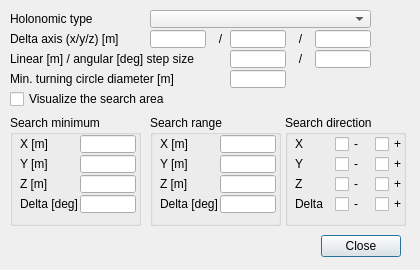
<?xml version="1.0" encoding="UTF-8"?>
<ui version="4.0">
 <class>CQDlgPathPlanningParams</class>
 <widget class="QDialog" name="CQDlgPathPlanningParams">
  <property name="geometry">
   <rect>
    <x>0</x>
    <y>0</y>
    <width>420</width>
    <height>270</height>
   </rect>
  </property>
  <property name="windowTitle">
   <string>Path Planning Task Parameters</string>
  </property>
  <property name="locale">
   <locale language="English" country="UnitedStates"/>
  </property>
  <widget class="QComboBox" name="qqHoloTypeCombo">
   <property name="geometry">
    <rect>
     <x>150</x>
     <y>10</y>
     <width>221</width>
     <height>18</height>
    </rect>
   </property>
  </widget>
  <widget class="QLineEdit" name="qqStepSizeA">
   <property name="geometry">
    <rect>
     <x>315</x>
     <y>50</y>
     <width>56</width>
     <height>18</height>
    </rect>
   </property>
  </widget>
  <widget class="QLabel" name="label_13">
   <property name="geometry">
    <rect>
     <x>10</x>
     <y>70</y>
     <width>221</width>
     <height>18</height>
    </rect>
   </property>
   <property name="text">
    <string>Min. turning circle diameter [m]</string>
   </property>
  </widget>
  <widget class="QLabel" name="label_8">
   <property name="geometry">
    <rect>
     <x>10</x>
     <y>30</y>
     <width>141</width>
     <height>18</height>
    </rect>
   </property>
   <property name="text">
    <string>Delta axis (x/y/z) [m]</string>
   </property>
  </widget>
  <widget class="QLabel" name="label_11">
   <property name="geometry">
    <rect>
     <x>10</x>
     <y>50</y>
     <width>221</width>
     <height>18</height>
    </rect>
   </property>
   <property name="text">
    <string>Linear [m] / angular [deg] step size</string>
   </property>
  </widget>
  <widget class="QLineEdit" name="qqMinTurningCircle">
   <property name="geometry">
    <rect>
     <x>230</x>
     <y>70</y>
     <width>56</width>
     <height>18</height>
    </rect>
   </property>
  </widget>
  <widget class="QLabel" name="label_7">
   <property name="geometry">
    <rect>
     <x>10</x>
     <y>10</y>
     <width>141</width>
     <height>18</height>
    </rect>
   </property>
   <property name="text">
    <string>Holonomic type</string>
   </property>
  </widget>
  <widget class="QLabel" name="label_9">
   <property name="geometry">
    <rect>
     <x>210</x>
     <y>30</y>
     <width>21</width>
     <height>18</height>
    </rect>
   </property>
   <property name="text">
    <string>/</string>
   </property>
   <property name="alignment">
    <set>Qt::AlignCenter</set>
   </property>
  </widget>
  <widget class="QLabel" name="label_10">
   <property name="geometry">
    <rect>
     <x>290</x>
     <y>30</y>
     <width>21</width>
     <height>18</height>
    </rect>
   </property>
   <property name="text">
    <string>/</string>
   </property>
   <property name="alignment">
    <set>Qt::AlignCenter</set>
   </property>
  </widget>
  <widget class="QLineEdit" name="qqStepSizeL">
   <property name="geometry">
    <rect>
     <x>230</x>
     <y>50</y>
     <width>56</width>
     <height>18</height>
    </rect>
   </property>
  </widget>
  <widget class="QLineEdit" name="qqdeltaZ">
   <property name="geometry">
    <rect>
     <x>315</x>
     <y>30</y>
     <width>56</width>
     <height>18</height>
    </rect>
   </property>
  </widget>
  <widget class="QLineEdit" name="qqDeltaY">
   <property name="geometry">
    <rect>
     <x>230</x>
     <y>30</y>
     <width>56</width>
     <height>18</height>
    </rect>
   </property>
  </widget>
  <widget class="QLabel" name="label_12">
   <property name="geometry">
    <rect>
     <x>290</x>
     <y>50</y>
     <width>21</width>
     <height>18</height>
    </rect>
   </property>
   <property name="text">
    <string>/</string>
   </property>
   <property name="alignment">
    <set>Qt::AlignCenter</set>
   </property>
  </widget>
  <widget class="QLineEdit" name="qqDeltaX">
   <property name="geometry">
    <rect>
     <x>150</x>
     <y>30</y>
     <width>56</width>
     <height>18</height>
    </rect>
   </property>
  </widget>
  <widget class="QGroupBox" name="groupBox">
   <property name="geometry">
    <rect>
     <x>10</x>
     <y>115</y>
     <width>131</width>
     <height>111</height>
    </rect>
   </property>
   <property name="title">
    <string>Search minimum</string>
   </property>
   <property name="flat">
    <bool>false</bool>
   </property>
   <widget class="QLabel" name="label_14">
    <property name="geometry">
     <rect>
      <x>10</x>
      <y>20</y>
      <width>61</width>
      <height>18</height>
     </rect>
    </property>
    <property name="text">
     <string>X [m]</string>
    </property>
   </widget>
   <widget class="QLineEdit" name="qqMinX">
    <property name="geometry">
     <rect>
      <x>70</x>
      <y>20</y>
      <width>56</width>
      <height>18</height>
     </rect>
    </property>
   </widget>
   <widget class="QLabel" name="label_15">
    <property name="geometry">
     <rect>
      <x>10</x>
      <y>40</y>
      <width>61</width>
      <height>18</height>
     </rect>
    </property>
    <property name="text">
     <string>Y [m]</string>
    </property>
   </widget>
   <widget class="QLineEdit" name="qqMinY">
    <property name="geometry">
     <rect>
      <x>70</x>
      <y>40</y>
      <width>56</width>
      <height>18</height>
     </rect>
    </property>
   </widget>
   <widget class="QLabel" name="label_16">
    <property name="geometry">
     <rect>
      <x>10</x>
      <y>60</y>
      <width>61</width>
      <height>18</height>
     </rect>
    </property>
    <property name="text">
     <string>Z [m]</string>
    </property>
   </widget>
   <widget class="QLineEdit" name="qqMinZ">
    <property name="geometry">
     <rect>
      <x>70</x>
      <y>60</y>
      <width>56</width>
      <height>18</height>
     </rect>
    </property>
   </widget>
   <widget class="QLabel" name="label_17">
    <property name="geometry">
     <rect>
      <x>10</x>
      <y>80</y>
      <width>61</width>
      <height>18</height>
     </rect>
    </property>
    <property name="text">
     <string>Delta [deg]</string>
    </property>
   </widget>
   <widget class="QLineEdit" name="qqMinD">
    <property name="geometry">
     <rect>
      <x>70</x>
      <y>80</y>
      <width>56</width>
      <height>18</height>
     </rect>
    </property>
   </widget>
  </widget>
  <widget class="QGroupBox" name="groupBox_2">
   <property name="geometry">
    <rect>
     <x>150</x>
     <y>115</y>
     <width>131</width>
     <height>111</height>
    </rect>
   </property>
   <property name="title">
    <string>Search range</string>
   </property>
   <property name="flat">
    <bool>false</bool>
   </property>
   <widget class="QLabel" name="label_18">
    <property name="geometry">
     <rect>
      <x>10</x>
      <y>20</y>
      <width>61</width>
      <height>18</height>
     </rect>
    </property>
    <property name="text">
     <string>X [m]</string>
    </property>
   </widget>
   <widget class="QLineEdit" name="qqMinX_2">
    <property name="geometry">
     <rect>
      <x>70</x>
      <y>20</y>
      <width>56</width>
      <height>18</height>
     </rect>
    </property>
   </widget>
   <widget class="QLabel" name="label_19">
    <property name="geometry">
     <rect>
      <x>10</x>
      <y>40</y>
      <width>61</width>
      <height>18</height>
     </rect>
    </property>
    <property name="text">
     <string>Y [m]</string>
    </property>
   </widget>
   <widget class="QLineEdit" name="qqMinY_2">
    <property name="geometry">
     <rect>
      <x>70</x>
      <y>40</y>
      <width>56</width>
      <height>18</height>
     </rect>
    </property>
   </widget>
   <widget class="QLabel" name="label_20">
    <property name="geometry">
     <rect>
      <x>10</x>
      <y>60</y>
      <width>61</width>
      <height>18</height>
     </rect>
    </property>
    <property name="text">
     <string>Z [m]</string>
    </property>
   </widget>
   <widget class="QLineEdit" name="qqMinZ_2">
    <property name="geometry">
     <rect>
      <x>70</x>
      <y>60</y>
      <width>56</width>
      <height>18</height>
     </rect>
    </property>
   </widget>
   <widget class="QLabel" name="label_21">
    <property name="geometry">
     <rect>
      <x>10</x>
      <y>80</y>
      <width>61</width>
      <height>18</height>
     </rect>
    </property>
    <property name="text">
     <string>Delta [deg]</string>
    </property>
   </widget>
   <widget class="QLineEdit" name="qqMinD_2">
    <property name="geometry">
     <rect>
      <x>70</x>
      <y>80</y>
      <width>56</width>
      <height>18</height>
     </rect>
    </property>
   </widget>
  </widget>
  <widget class="QGroupBox" name="groupBox_3">
   <property name="geometry">
    <rect>
     <x>285</x>
     <y>115</y>
     <width>121</width>
     <height>111</height>
    </rect>
   </property>
   <property name="title">
    <string>Search direction</string>
   </property>
   <property name="flat">
    <bool>false</bool>
   </property>
   <widget class="QLabel" name="label_22">
    <property name="geometry">
     <rect>
      <x>10</x>
      <y>20</y>
      <width>31</width>
      <height>18</height>
     </rect>
    </property>
    <property name="text">
     <string>X</string>
    </property>
   </widget>
   <widget class="QLabel" name="label_23">
    <property name="geometry">
     <rect>
      <x>10</x>
      <y>40</y>
      <width>31</width>
      <height>18</height>
     </rect>
    </property>
    <property name="text">
     <string>Y</string>
    </property>
   </widget>
   <widget class="QLabel" name="label_24">
    <property name="geometry">
     <rect>
      <x>10</x>
      <y>60</y>
      <width>41</width>
      <height>18</height>
     </rect>
    </property>
    <property name="text">
     <string>Z</string>
    </property>
   </widget>
   <widget class="QLabel" name="label_25">
    <property name="geometry">
     <rect>
      <x>10</x>
      <y>80</y>
      <width>41</width>
      <height>18</height>
     </rect>
    </property>
    <property name="text">
     <string>Delta</string>
    </property>
   </widget>
   <widget class="QCheckBox" name="qqPlusX">
    <property name="geometry">
     <rect>
      <x>90</x>
      <y>20</y>
      <width>41</width>
      <height>18</height>
     </rect>
    </property>
    <property name="focusPolicy">
     <enum>Qt::StrongFocus</enum>
    </property>
    <property name="text">
     <string>+</string>
    </property>
   </widget>
   <widget class="QCheckBox" name="qqMinusX">
    <property name="geometry">
     <rect>
      <x>50</x>
      <y>20</y>
      <width>41</width>
      <height>18</height>
     </rect>
    </property>
    <property name="focusPolicy">
     <enum>Qt::StrongFocus</enum>
    </property>
    <property name="text">
     <string>-</string>
    </property>
   </widget>
   <widget class="QCheckBox" name="qqPlusY">
    <property name="geometry">
     <rect>
      <x>90</x>
      <y>40</y>
      <width>41</width>
      <height>18</height>
     </rect>
    </property>
    <property name="focusPolicy">
     <enum>Qt::StrongFocus</enum>
    </property>
    <property name="text">
     <string>+</string>
    </property>
   </widget>
   <widget class="QCheckBox" name="qqMinusY">
    <property name="geometry">
     <rect>
      <x>50</x>
      <y>40</y>
      <width>41</width>
      <height>18</height>
     </rect>
    </property>
    <property name="focusPolicy">
     <enum>Qt::StrongFocus</enum>
    </property>
    <property name="text">
     <string>-</string>
    </property>
   </widget>
   <widget class="QCheckBox" name="qqPlusZ">
    <property name="geometry">
     <rect>
      <x>90</x>
      <y>60</y>
      <width>41</width>
      <height>18</height>
     </rect>
    </property>
    <property name="focusPolicy">
     <enum>Qt::StrongFocus</enum>
    </property>
    <property name="text">
     <string>+</string>
    </property>
   </widget>
   <widget class="QCheckBox" name="qqMinusZ">
    <property name="geometry">
     <rect>
      <x>50</x>
      <y>60</y>
      <width>41</width>
      <height>18</height>
     </rect>
    </property>
    <property name="focusPolicy">
     <enum>Qt::StrongFocus</enum>
    </property>
    <property name="text">
     <string>-</string>
    </property>
   </widget>
   <widget class="QCheckBox" name="qqPlusD">
    <property name="geometry">
     <rect>
      <x>90</x>
      <y>80</y>
      <width>41</width>
      <height>18</height>
     </rect>
    </property>
    <property name="focusPolicy">
     <enum>Qt::StrongFocus</enum>
    </property>
    <property name="text">
     <string>+</string>
    </property>
   </widget>
   <widget class="QCheckBox" name="qqMinusD">
    <property name="geometry">
     <rect>
      <x>50</x>
      <y>80</y>
      <width>41</width>
      <height>18</height>
     </rect>
    </property>
    <property name="focusPolicy">
     <enum>Qt::StrongFocus</enum>
    </property>
    <property name="text">
     <string>-</string>
    </property>
   </widget>
  </widget>
  <widget class="QCheckBox" name="qqVisualizeArea">
   <property name="geometry">
    <rect>
     <x>10</x>
     <y>90</y>
     <width>191</width>
     <height>18</height>
    </rect>
   </property>
   <property name="focusPolicy">
    <enum>Qt::StrongFocus</enum>
   </property>
   <property name="text">
    <string>Visualize the search area</string>
   </property>
  </widget>
  <widget class="QDialogButtonBox" name="qqClose">
   <property name="geometry">
    <rect>
     <x>10</x>
     <y>230</y>
     <width>391</width>
     <height>32</height>
    </rect>
   </property>
   <property name="standardButtons">
    <set>QDialogButtonBox::Close</set>
   </property>
  </widget>
 </widget>
 <tabstops>
  <tabstop>qqHoloTypeCombo</tabstop>
  <tabstop>qqDeltaX</tabstop>
  <tabstop>qqDeltaY</tabstop>
  <tabstop>qqdeltaZ</tabstop>
  <tabstop>qqStepSizeL</tabstop>
  <tabstop>qqStepSizeA</tabstop>
  <tabstop>qqMinTurningCircle</tabstop>
  <tabstop>qqVisualizeArea</tabstop>
  <tabstop>qqMinX</tabstop>
  <tabstop>qqMinY</tabstop>
  <tabstop>qqMinZ</tabstop>
  <tabstop>qqMinD</tabstop>
  <tabstop>qqMinX_2</tabstop>
  <tabstop>qqMinY_2</tabstop>
  <tabstop>qqMinZ_2</tabstop>
  <tabstop>qqMinD_2</tabstop>
  <tabstop>qqMinusX</tabstop>
  <tabstop>qqPlusX</tabstop>
  <tabstop>qqMinusY</tabstop>
  <tabstop>qqPlusY</tabstop>
  <tabstop>qqMinusZ</tabstop>
  <tabstop>qqPlusZ</tabstop>
  <tabstop>qqMinusD</tabstop>
  <tabstop>qqPlusD</tabstop>
  <tabstop>qqClose</tabstop>
 </tabstops>
 <resources/>
 <connections/>
</ui>
